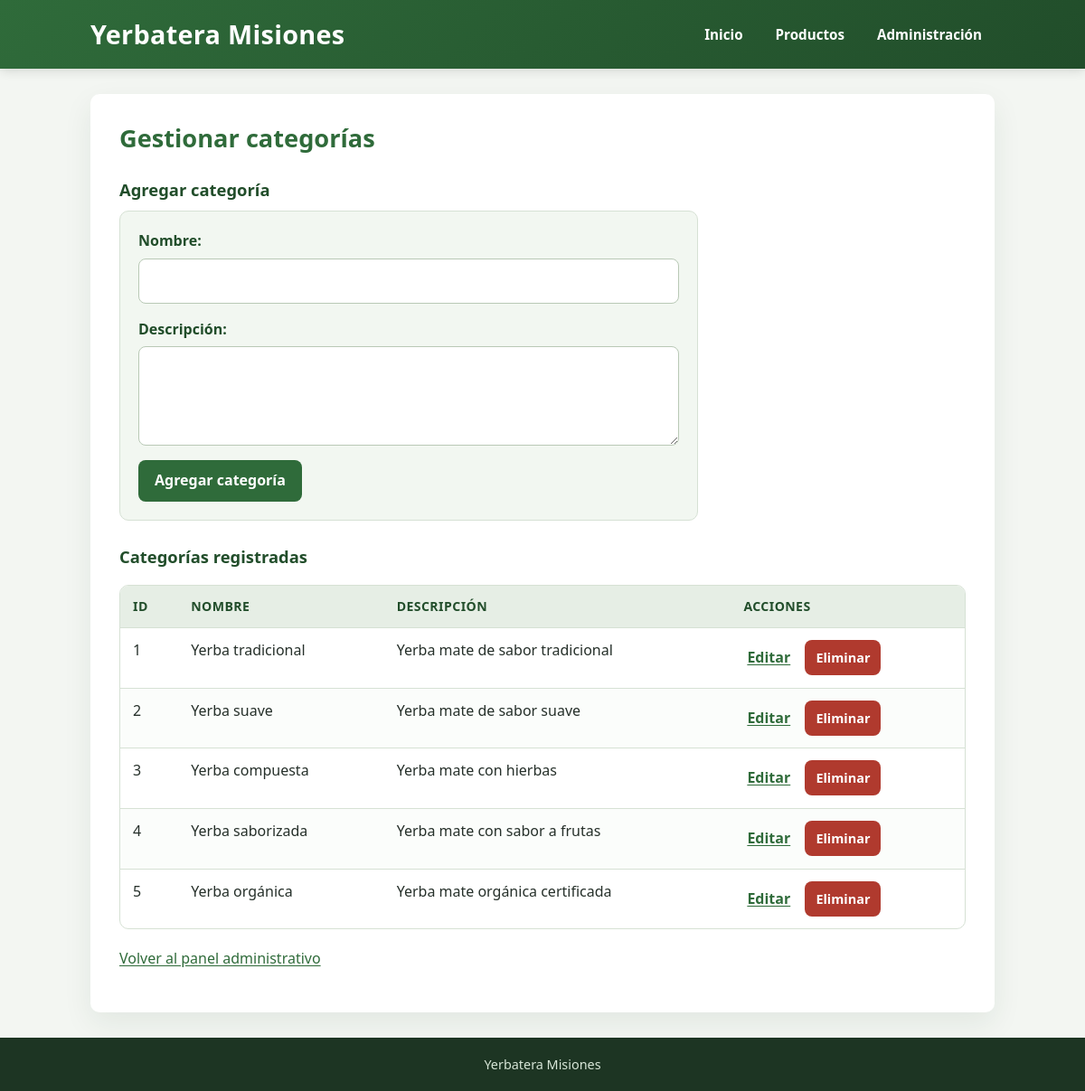
/admin/categorias.php (signed in), run on the app's committed database.
### tables this page shows
CREATE TABLE `categorias` (
  `id` int(11) NOT NULL,
  `nombre` varchar(100) NOT NULL,
  `descripcion` varchar(255) DEFAULT NULL
);

### includes/funciones.php (called while the page is built, shortened)
<?php
function e($valor) {
    return htmlspecialchars((string) $valor, ENT_QUOTES, 'UTF-8');
}

### admin/categorias.php (the view, shortened to what this page needs)
<?php
require_once '../includes/conexion.php';
require_once '../includes/funciones.php';
$editar = null;
$datosPost = null;
$consulta = $conexion->query(
    'SELECT id, nombre, descripcion FROM categorias ORDER BY id'
);
$categorias = $consulta->fetchAll();
$valores = $datosPost ?? ($editar ?: []);
require_once '../includes/header.php';
?>
<h2>Gestionar categorías</h2>
<h3><?= $editar ? 'Editar categoría' : 'Agregar categoría' ?></h3>
<form
    class="formulario"
    method="post"
    action="categorias.php<?= $editar ? '?editar=' . e($editar['id']) : '' ?>"
>
    <label for="nombre">Nombre:</label>
    <input
        type="text"
        id="nombre"
        name="nombre"
        maxlength="100"
        required
        value="<?= e($valores['nombre'] ?? '') ?>"
    >
    <label for="descripcion">Descripción:</label>
    <textarea
        id="descripcion"
        name="descripcion"
        maxlength="255"
    ><?= e($valores['descripcion'] ?? '') ?></textarea>
    <button type="submit">
        <?= $editar ? 'Guardar cambios' : 'Agregar categoría' ?>
    </button>
</form>
<h3>Categorías registradas</h3>
<?php if (count($categorias) > 0): ?>
    <div class="tabla-contenedor">
        <table class="tabla-responsive">
            <thead>
                <tr>
                    <th>ID</th>
                    <th>Nombre</th>
                    <th>Descripción</th>
                    <th>Acciones</th>
                </tr>
            </thead>
            <tbody>
                <?php foreach ($categorias as $categoria): ?>
                    <tr>
                        <td data-label="ID"><?= e($categoria['id']) ?></td>
                        <td data-label="Nombre"><?= e($categoria['nombre']) ?></td>
                        <td data-label="Descripción"><?= e($categoria['descripcion'] ?? '') ?></td>
                        <td class="acciones" data-label="Acciones">
                            <a href="categorias.php?editar=<?= e($categoria['id']) ?>">
                                Editar
                            </a>
                            <form
                                method="post"
                                action="categorias.php"
                                onsubmit="return confirm('¿Querés eliminar esta categoría?');"
                            >
                                <button type="submit" class="boton-peligro">Eliminar</button>
                            </form>
                        </td>
                    </tr>
                <?php endforeach; ?>
            </tbody>
        </table>
    </div>
<?php else: ?>
    <p>No hay categorías registradas.</p>
<?php endif; ?>
<p><a href="index.php">Volver al panel administrativo</a></p>
<?php require_once '../includes/footer.php'; ?>

### css/estilos.css (style rules this page uses)
:root { --verde: #2f6b3a; --verde-oscuro: #214d2a; --verde-claro: #e6eee5; --verde-suave: #f2f7f1; --texto: #26302a; --texto-suave: #59655d; --borde: #d6e1d4; --fondo: #f3f6f2; --blanco: #ffffff; --peligro: #b03a2e; --peligro-oscuro: #8e2c23; --radio: 10px; --sombra: 0 12px 32px rgba(27, 61, 35, 0.08); --transicion: 160ms ease; }
*, *::before, *::after { box-sizing: border-box; }
html { scroll-behavior: smooth; -webkit-text-size-adjust: 100%; text-size-adjust: 100%; }
body { margin: 0; min-height: 100vh; display: flex; flex-direction: column; font-family: system-ui, -apple-system, "Segoe UI", Roboto, Arial, sans-serif; background-color: var(--fondo); color: var(--texto); line-height: 1.6; overflow-wrap: break-word; }
h2, h3 { line-height: 1.25; }
h2 { margin: 0 0 16px; color: var(--verde); font-size: clamp(1.35rem, 2.4vw, 1.7rem); }
h3 { margin: 28px 0 12px; color: var(--verde-oscuro); font-size: 1.15rem; }
p { margin: 0 0 14px; }
a { color: var(--verde); text-underline-offset: 2px; }
.formulario { max-width: 640px; margin: 0 0 8px; padding: 20px; background-color: var(--verde-suave); border: 1px solid var(--borde); border-radius: var(--radio); }
.formulario label { display: block; margin-bottom: 6px; color: var(--verde-oscuro); font-weight: 700; }
.formulario input:not([type="hidden"]), .formulario select, .formulario textarea { display: block; width: 100%; max-width: 100%; margin: 0 0 16px; padding: 11px 12px; border: 1px solid #b9c9b6; border-radius: 8px; background-color: var(--blanco); color: var(--texto); font: inherit; transition: border-color var(--transicion), box-shadow var(--transicion); }
.formulario textarea { min-height: 110px; resize: vertical; }
.formulario button { margin-right: 10px; }
button { min-height: 42px; padding: 10px 18px; border: 0; border-radius: 8px; background-color: var(--verde); color: var(--blanco); font: inherit; font-weight: 700; cursor: pointer; transition: background-color var(--transicion), transform var(--transicion); }
.boton-peligro { background-color: var(--peligro); }
.tabla-contenedor { width: 100%; margin: 20px 0; overflow-x: auto; background-color: var(--blanco); border: 1px solid var(--borde); border-radius: var(--radio); -webkit-overflow-scrolling: touch; }
table { width: 100%; min-width: 640px; border-collapse: collapse; }
th, td { padding: 12px 14px; text-align: left; vertical-align: top; border-bottom: 1px solid var(--borde); }
th { background-color: var(--verde-claro); color: var(--verde-oscuro); font-size: 0.88rem; text-transform: uppercase; letter-spacing: 0.03em; white-space: nowrap; }
tbody tr:last-child td { border-bottom: 0; }
tbody tr:nth-child(even) { background-color: #fbfdfb; }
td form { display: inline-block; margin: 0; }
td.acciones { white-space: nowrap; }
td.acciones a { display: inline-block; padding: 8px 4px; font-weight: 600; }
td.acciones form { margin-left: 8px; }
td.acciones button { min-height: 36px; padding: 8px 12px; font-size: 0.9rem; }

### data on the page
categorias: id "1", nombre "Yerba tradicional", descripcion "Yerba mate de sabor tradicional"
categorias: id "2", nombre "Yerba suave", descripcion "Yerba mate de sabor suave"
categorias: id "3", nombre "Yerba compuesta", descripcion "Yerba mate con hierbas"
categorias: id "4", nombre "Yerba saborizada", descripcion "Yerba mate con sabor a frutas"
categorias: id "5", nombre "Yerba orgánica", descripcion "Yerba mate orgánica certificada"
